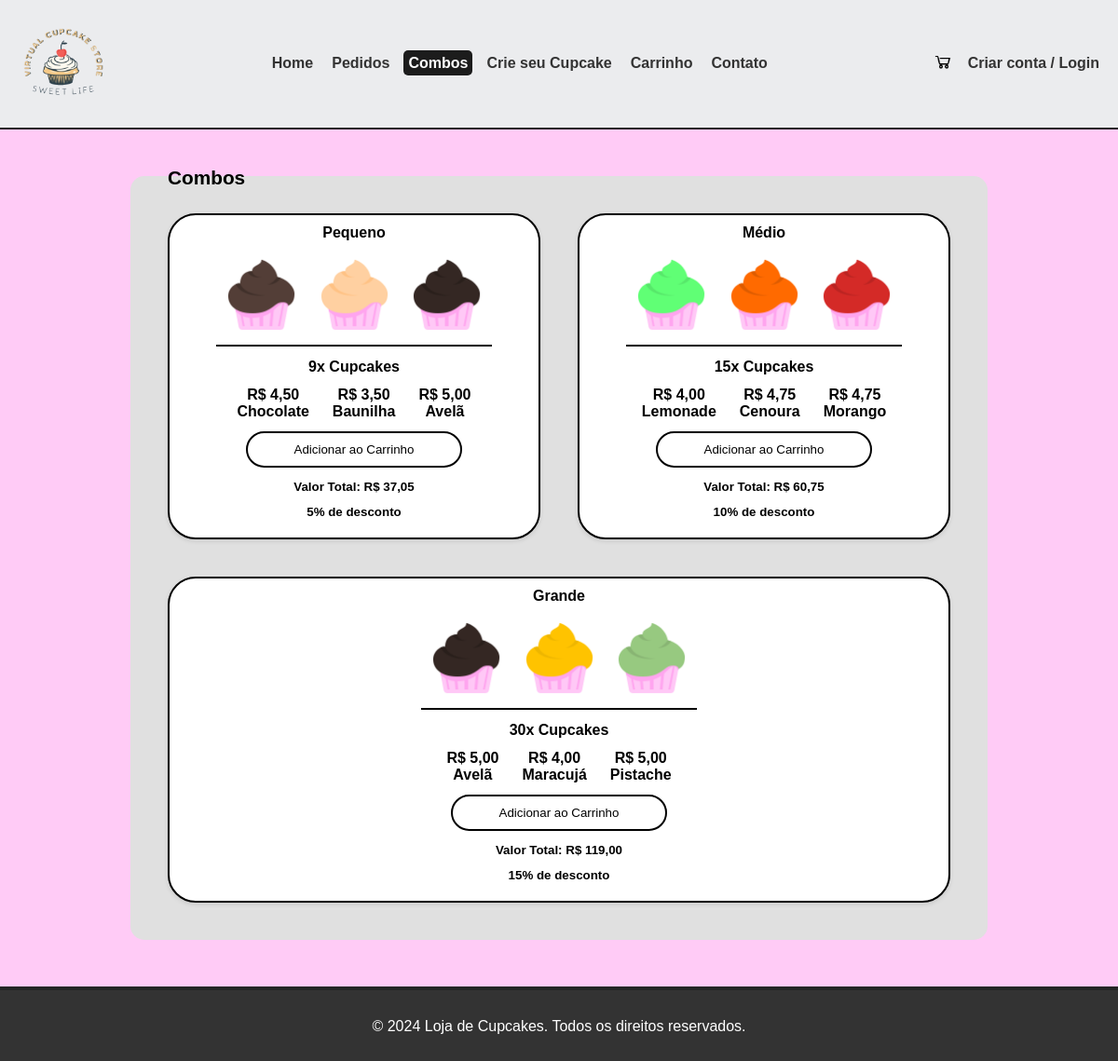
The page /View/combos.php on the database its author committed.
### tables this page shows
CREATE TABLE `combo` (
  `idCombo` int(11) NOT NULL,
  `tamanho` enum('pequeno','médio','grande') NOT NULL,
  `preco` decimal(5,2) NOT NULL
);

### Model/ComboModel.php (called while the page is built, shortened)
<?php
    require_once 'Database.php';
    class Combo {
        private $conn;
        public function __construct() {
            $this->db = new Database();
            $this->conn = $this->db->connect();
        }
        public function readAll() {
            $sql = "
                    SELECT
                        c.idCombo,
                        CONCAT(UPPER(SUBSTRING(c.tamanho, 1, 1)), LOWER(SUBSTRING(c.tamanho, 2))) AS tamanho,
                        c.preco AS comboPreco,
                        GROUP_CONCAT(cup.idCupcake SEPARATOR ', ') AS idCupcake,
                        GROUP_CONCAT(cup.sabor SEPARATOR ', ') AS sabores,
                        GROUP_CONCAT(cup.preco SEPARATOR ', ') AS precosCupcakes,
                        GROUP_CONCAT(cup.descricao SEPARATOR ' ') AS descricoes,
                        GROUP_CONCAT(cup.restricoes SEPARATOR ' ') AS restricoes
                    FROM
                        combo AS c
                    LEFT JOIN
                        combo_cupcake AS cc ON c.idCombo = cc.idCombo
                    LEFT JOIN
                        cupcake AS cup ON cc.idCupcake = cup.idCupcake
                    GROUP BY
                        c.idCombo;
            ";
            $result = $this->conn->query($sql);
            if ($result && $result->num_rows > 0) {
                $cupcakes = [];
                while ($row = $result->fetch_assoc()) {
                    $cupcakes[] = $row;
                }
                return $cupcakes;
            } else {
                return [];
            }
        }
    }
?>

### Model/Database.php (called while the page is built, shortened)
<?php
class Database {
    private $host = "localhost";
    private $usuario = "root";
    private $senha = "";
    private $banco = "cupcakesstore";
    private $conn;
    public function connect() {
        if ($this->conn == null) {
            $this->conn = new mysqli($this->host, $this->usuario, $this->senha, $this->banco);
        }
        return $this->conn;
    }
}
?>

### Controller/ComboController.php (called while the page is built, shortened)
<?php
    require_once '../Model/ComboModel.php';
    class ComboController {
        private $combo;
        public function __construct() {
            $this->combo = new Combo();
        }
        public function readAll(){
            return $this->combo->readAll();
        }
    }
?>

### View/combos.php (the view, shortened to what this page needs)
<!DOCTYPE html>
<html lang="pt-br">
<head>
    <link rel="stylesheet" href="style.css">
</head>
<body id="Combos">
    <header>
        <nav class="navbar">
            <div class="logo">
                <a href="home.php"><img src="./assets/logo.png" alt="Logo" width="96px" /></a>
            </div>
            <ul class="menu">
                <li><a href="home.php">Home</a></li>
                <li><a href="pedidos.php">Pedidos</a></li>
                <li><a class="active" href="combos.php">Combos</a></li>
                <li><a href="criarCupcake.php">Crie seu Cupcake</a></li>
                <li><a href="carrinho.php">Carrinho</a></li>
                <li><a href="contato.php">Contato</a></li>
            </ul>
            <div class="account-area">
                <div class="cart-icon">
                    <a href="#" onclick="toggleCart()" ><img src="./assets/carrinhop.png" /></a>
                </div>
                <?php
                    if (isset($_SESSION['usuario_id'])) {
                        $usuario_nome = $_SESSION['usuario_nome'];
                        echo "<a href='../Controller/logout.php' class='login-link'>Logout</a>";
                    } else {
                        echo "<a href='login.html' class='login-link'>Criar conta / Login</a>";
                    }
                ?>
            </div>
        </nav>
    </header>
        <?php
        include_once '../Controller/ComboController.php';
        ?>
    <main>
        <section class="highlight">
            <div class="highlight-container">
                <span class="pag">Combos</span>
                <div class="main">
                    <?php
                        include_once '../Controller/ComboController.php';
                        $controller = new ComboController();
                        $combos = $controller->readAll();
                        foreach ($combos as $combo) {
                            $precos = explode(',', $combo['precosCupcakes']);
                            $sabores = explode(', ', $combo['sabores']);
                            echo "<div class='highlight-item'";
                            echo "<h3>" . $combo['tamanho'] . "</h3>";
                            echo "
                                <div class='sabores'>
                                <img src='./assets/cupcake$sabores[0].png'>
                                    <img src='./assets/cupcake$sabores[1].png'>
                                    <img src='./assets/cupcake$sabores[2].png'>
                                </div>
                            ";
                            echo "<div class='combos-desc'>";
                            $tamanho = strtolower(trim($combo['tamanho']));
                            echo "<span>" . ($tamanho == 'pequeno' ? '9' : ($tamanho == 'médio' ? '15' : '30')) . "x Cupcakes</span>";
                            echo "</div>";
                            echo "<div class='combos-sabores'>";
                            $valorTotal = 0;
                            for ($i=0; $i < 3; $i++) {
                                echo "
                                    <div class='sabor'>
                                        <span>R$ " . number_format($precos[$i], 2, ',', '.') . "</span>
                                        <span> " . $sabores[$i] . " </span>
                                    </div>
                                ";
                                $valorTotal += $precos[$i];
                            }
                            echo "</div>";
                            echo "<div class='combos-button'>
                                    <button onclick=\"adicionarAoCarrinho('combo', " . $combo['idCombo'] . ")\">Adicionar ao Carrinho</button>
                                </div>";
                            $fator = $tamanho == 'pequeno' ? 3 : ($tamanho == 'médio' ? 5 : 10);
                            $desconto = $tamanho == 'pequeno' ? 0.05 : ($tamanho == 'médio' ? 0.10 : 0.15);
                            $valorComFator = $valorTotal * $fator;
                            $valorFinal = $valorComFator - ($valorComFator * $desconto);
                            echo "<small>Valor Total: R$ " . number_format($valorFinal, 2, ',', '.') . "</small>";
                            echo "<small class='desconto'>" .
                                ($tamanho == 'pequeno' ? '5' : ($tamanho == 'médio' ? '10' : '15'))
                                . "% de desconto</small>";
                            echo "</div>";
                        }
                    ?>
                </div>
            </div>
        </section>
    </main>
    <footer class="footer">
        <p>&copy; 2024 Loja de Cupcakes. Todos os direitos reservados.</p>
    </footer>
</body>
</html>

### View/style.css (style rules this page uses)
* { margin: 0; padding: 0; box-sizing: border-box; }
body { font-family: Arial, sans-serif; background-color: #ffcbf6; height: 100vh; display: flex; flex-direction: column; }
header { width: 100%; background-color: #ebecee; padding: 25px 20px; border-bottom: 2px solid #1c1c1c; }
.navbar { display: flex; align-items: center; justify-content: space-between; max-width: 1200px; margin: 0 auto; }
.logo { width: 96px; border: 5px solid #ebecee; transition: all 0.5s ease; }
.logo img { width: 100%; }
.menu { list-style-type: none; display: flex; gap: 10px; }
.menu li a { text-decoration: none; color: #333; font-weight: bold; transition: color 0.3s; padding: 5px; }
#Home a.active, #Pedidos a.active, #Combos a.active, #CriarCupcake a.active, #Carrinho a.active, #Contato a.active { background: #1c1c1c; color: white; border-radius: 5px; }
.account-area { display: flex; align-items: center; gap: 15px; }
.cart-icon img { width: 24px; cursor: pointer; border: 1px solid #ebecee; }
.login-link { text-decoration: none; color: #333; font-weight: bold; transition: color 0.3s; }
main { max-width: 75%; min-width: 920px; margin: 50px auto; }
.highlight { position: relative; }
.highlight-container { max-width: 1400px; margin: 0 auto; background-color: #e0e0e0; padding: 40px; display: grid; grid-template-columns: repeat(4, 1fr); gap: 40px; justify-content: space-around; border-radius: 15px; }
.highlight-item { background-color: #ffffff; width: 100%; min-width: 180px; height: 230px; flex: 1; text-align: center; border-radius: 20px; box-shadow: 0 2px 5px rgba(0, 0, 0, 0.1); font-weight: bold; display: flex; flex-direction: column; justify-content: space-evenly; align-items: center; }
span.pag { position: absolute; top: -10px; font-size: 1.3em; font-weight: bold; }
#Pedidos span.pag, #Combos span.pag, #Carrinho span.pag { left: 40px; }
footer { margin-top: auto; width: 100%; height: 80px; padding: 30px; background-color: #333; color: #fff; border-top: 4px solid #252525; text-align: center; font-size: 1em; }
#Pedidos .highlight-container, #Combos .highlight-container { display: flex; flex-wrap: wrap; }
.main { display: flex; flex-wrap: wrap; gap: 40px; }
#Pedidos .highlight-item, #Combos .highlight-item { min-width: 270px; height: 350px; border-radius: 30px; padding: 20px; padding-top: 10px; text-align: start; justify-content: space-between; align-items: start; border: 2px solid black; }
button { cursor: pointer; padding: 10px 50px; background-color: white; border: 2px solid black; border-radius: 20px; transition: all 0.2s ease; }
#Combos .highlight-item { align-items: center; }
.sabores { border-bottom: 2px solid black; text-align: center; }
.sabores img { width: 32%; }
.combos-desc { display: flex; flex-direction: column; align-items: center; }
.combos-sabores { display: flex; gap: 25px; }
.combos-sabores .sabor { display: flex; flex-direction: column; align-items: center; text-align: center; }

### rows shown on the page
combo: tamanho "Pequeno", shows a picture, shows "9", i "4,50", i "Chocolate", i "3,50", i "Baunilha", i "5,00", i "Avelã", valorFinal "37,05"
combo: tamanho "Médio", shows a picture, shows "15", i "4,00", i "Lemonade", i "4,75", i "Cenoura", i "Morango", valorFinal "60,75", shows "10"
combo: tamanho "Grande", shows a picture, shows "30", i "5,00", i "Avelã", i "4,00", i "Maracujá", i "Pistache", valorFinal "119,00", shows "15"
